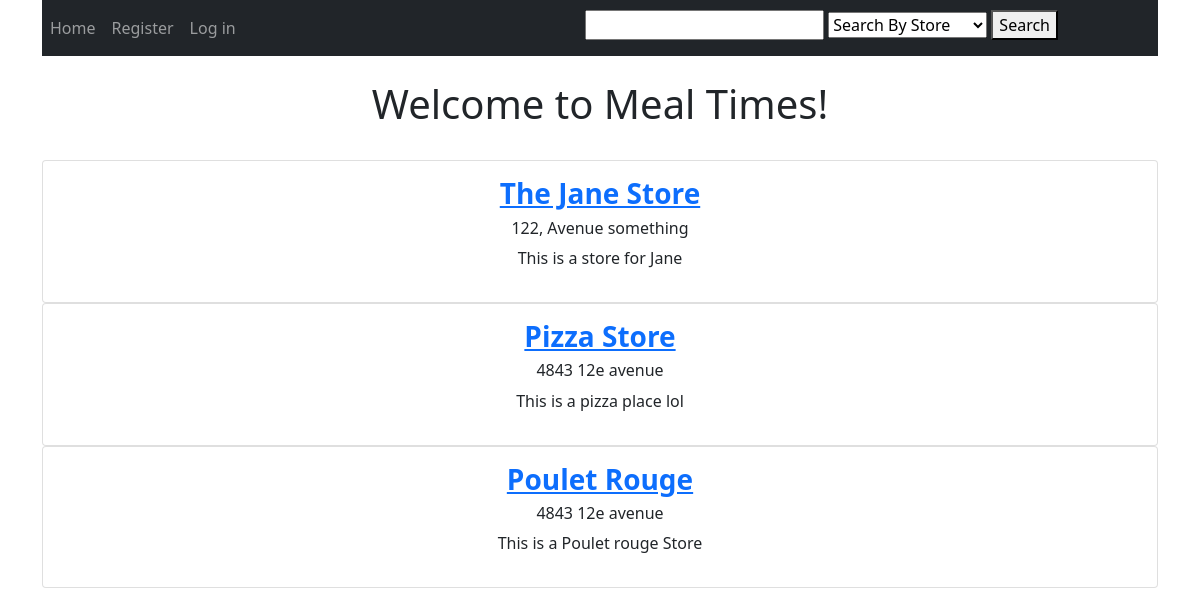
The page / on the database its author committed.
### tables this page shows
CREATE TABLE `store` (
  `store_id` int(11) NOT NULL,
  `user_id` int(11) NOT NULL,
  `store_name` varchar(50) NOT NULL,
  `store_address` varchar(95) NOT NULL,
  `description` text NOT NULL
);

### app/controllers/Main.php (called while the page is built, shortened)
<?php
        class Main extends \app\core\Controller {
            public function index() {
                $stores = new \app\models\Store();
                $stores = $stores->getAll();
                $this->view('Main/index', $stores);
            }
        }

### app/core/App.php (called while the page is built, shortened)
<?php
		class App {
			private $method = 'index';
			public function __construct() {
				$url = self::parseUrl();
				$this->controller = new $this->controller;
				$this->params = $url ? array_values($url) : [];
				call_user_func_array([$this->controller, $this->method], $this->params);
			}
		}

### index.php (called while the page is built, shortened)
<?php
    new \app\core\App();

### app/models/Store.php (called while the page is built, shortened)
<?php
        class Store extends \app\core\Model {
            function getAll() {
                $SQL = 'SELECT * FROM store';
                $STMT = self::$_connection->prepare($SQL);
                $STMT->execute();
                $STMT->setFetchMode(\PDO::FETCH_CLASS, "app\models\Store");
                return $STMT->fetchAll();
            }
        }

### app/core/DBConnection.php (called while the page is built, shortened)
<?php
		class DBConnection {
			static $connection = null;
			private function __construct() {
				if (self::$connection == null) {
					$host = 'localhost';
					$DBname = 'meal_times';
					$user = 'root';
					$password = '';
					self::$connection = new \PDO("mysql:host=$host;dbname=$DBname", $user, $password);
				}
			}
			public static function getInstance() {
				return self::$connection;
			}
		}

### app/views/subviews/storeList.php (the view)
<div>
                <?php
                if($data != null){
                    foreach ($data as $store) {
                        echo "<div class='card'>
                            <div class='card-body'>
                                <h3 class='text-info'><b><a href='/Store/index/$store->store_id'>$store->store_name</a></b></h3>
                                <h6> $store->store_address</h6>
                                <p>$store->description<p/>
                            </div>
                        </div>";
                    }
                }
                ?>
        </div>

### rows shown on the page
store: store_name "The Jane Store", store_address "122, Avenue something", description "This is a store for Jane"
store: store_name "Pizza Store", store_address "4843 12e avenue", description "This is a pizza place lol"
store: store_name "Poulet Rouge", store_address "4843 12e avenue", description "This is a Poulet rouge Store"
